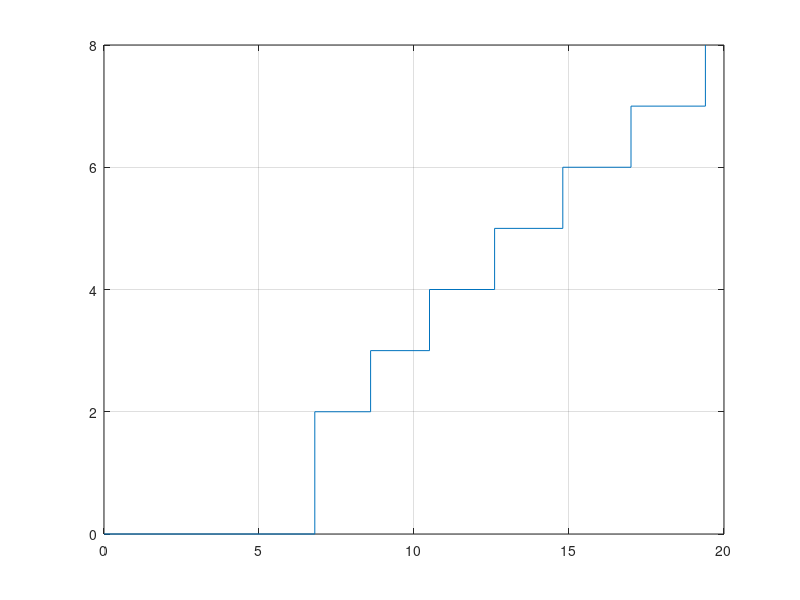

Write MATLAB code to recreate this figure.
clear all; close all; clc;
% Bit Rate
Y = [0 6.8 8.6 10.5 12.6 14.8 17.0 19.4];
x = [0 2 3 4 5 6 7 8];
stairs(Y,x);
xlim([0 20])
ylim([0 8])
grid on

